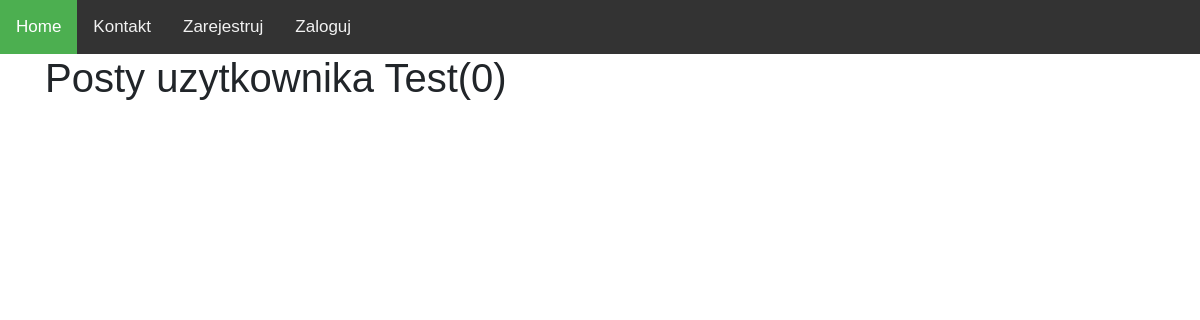
Page /user/Test on the earlier database version.
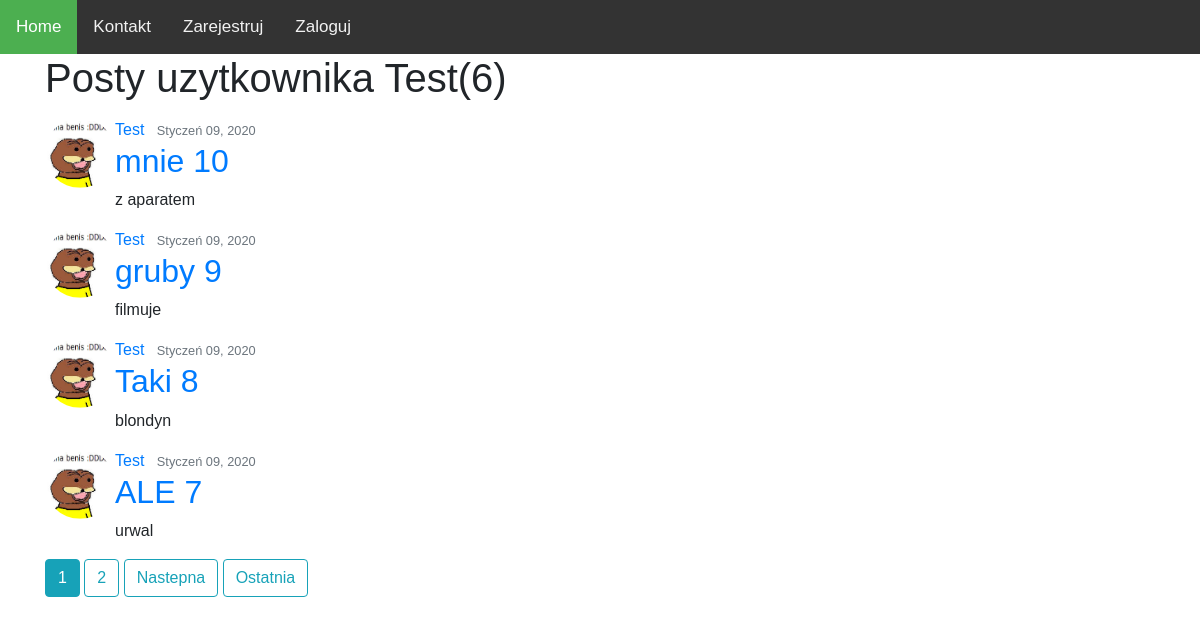
Same page on the later database version.
### apka/models.py (models this page shows, shortened)
class Post(models.Model):
    title = models.CharField(max_length=20)
    content = models.TextField(max_length=200)
    date_posted = models.DateTimeField(default=timezone.now)
    author = models.ForeignKey(User, on_delete=models.CASCADE)

### users/models.py (models this page shows, shortened)
class Profil(models.Model):
    user = models.OneToOneField(User, on_delete=models.CASCADE)
    image = models.ImageField(default='default.jpg', upload_to='profile_pics')

### apka/views.py (the view)
# urls.py: path('user/<str:username>', UserListView.as_view(), name='user-posts'),
class UserListView(ListView):
    model = Post
    template_name = 'apka/user_posts.html'    # <app>/<model>_<viewtype>.html
    context_object_name = 'posts'
    paginate_by = 4
    def get_queryset(self):
        user = get_object_or_404(User, username=self.kwargs.get('username'))
        return Post.objects.filter(author=user).order_by('-date_posted')

### apka/templates/apka/user_posts.html (shortened to what this page needs)
{% extends "base.html" %}
{% block content %}
    <h1 class="mb-3">Posty uzytkownika {{ view.kwargs.username }}({{ page_obj.paginator.count }})</h1>
    {% for post in posts %}
        <article class="media content-section">
          <img class="rounded-circle article-img" src="{{ post.author.profil.image.url }}" height="70" width="70">
          <div class="media-body">
            <div class="article-metadata">
              <a class="mr-2" href="{% url 'user-posts' post.author.username %}">{{ post.author }}</a>
              <small class="text-muted">{{ post.date_posted|date:"F d, Y" }}</small>
            </div>
            <h2><a class="article-title" href="{% url 'post-detail' post.id %}">{{ post.title }}</a></h2>
            <p class="article-content">{{ post.content }}</p>
          </div>
        </article>
    {% endfor %}
    {% if is_paginated %}
        {% for num in page_obj.paginator.page_range %}
            {% if page_obj.number == num %}
                <a class="btn btn-info mb-4" href="?page={{ num }}">{{ num }}</a>
            {% elif num > page_obj.number|add:'-3' and num < page_obj.number|add:'3' %}
                <a class="btn btn-outline-info mb-4" href="?page={{ num }}">{{ num }}</a>
            {% endif %}
        {% endfor %}
        {%if page_obj.has_next %}
            <a class="btn btn-outline-info mb-4" href="?page={{ page_obj.next_page_number}}">Nastepna</a>
            <a class="btn btn-outline-info mb-4" href="?page={{ page_obj.paginator.num_pages }}">Ostatnia</a>
        {% endif %}
    {% endif %}
{% endblock content %}

### apka/templates/base.html (shortened to what this page needs)
<!DOCTYPE html>
<html lang="pl">
<head>
    <link rel="stylesheet" href="https://maxcdn.bootstrapcdn.com/bootstrap/4.0.0/css/bootstrap.min.css"
>
</head>
<body>
<div class="topnav">
    <a class="active" href="{% url 'Home' %}">Home</a>
    <a href="{% url 'Kontakt' %}">Kontakt</a>
    {% if user.is_authenticated %}
        <a href="{% url 'post-create' %}">Dodaj wpis</a>
        <a href="{% url 'profil' %}">{{ user.username }}</a>
        <a href="{% url 'logout' %}">Wyloguj</a>
    {% else %}
        <a href="{% url 'register' %}">Zarejestruj</a>
        <a href="{% url 'login' %}">Zaloguj</a>
    {% endif %}
</div>
<div class="container">
    {% block content %}{% endblock content %}
</div>
</body>
</html>

### apka/templates/base.html (style rules this page uses)
body { margin: 0; font-family: Arial, Helvetica, sans-serif; }
.topnav { overflow: hidden; background-color: #333; }
.topnav a { float: left; color: #f2f2f2; text-align: center; padding: 14px 16px; text-decoration: none; font-size: 17px; }
.topnav a.active { background-color: #4CAF50; color: white; }

Differences in the rows shown:
added Post: author.profil.image (placeholder picture), author "Test", date_posted "Styczeń 09, 2020", title "mnie 10", content "z aparatem"
added Post: author.profil.image (placeholder picture), author "Test", date_posted "Styczeń 09, 2020", title "gruby 9", content "filmuje"
added Post: author.profil.image (placeholder picture), author "Test", date_posted "Styczeń 09, 2020", title "Taki 8", content "blondyn"
added Post: author.profil.image (placeholder picture), author "Test", date_posted "Styczeń 09, 2020", title "ALE 7", content "urwal"
Other differences:
{{ page_obj.paginator.count }}: "0" → "6"
new list line: "1"
new list line: "2"
text now shown: "Nastepna Ostatnia"
